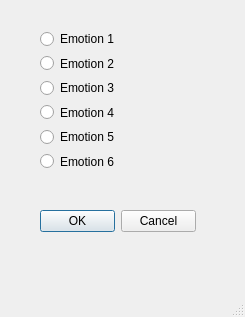
<?xml version="1.0" encoding="UTF-8"?>
<ui version="4.0">
 <class>MainWindow</class>
 <widget class="QMainWindow" name="MainWindow">
  <property name="geometry">
   <rect>
    <x>0</x>
    <y>0</y>
    <width>245</width>
    <height>317</height>
   </rect>
  </property>
  <property name="windowTitle">
   <string>MainWindow</string>
  </property>
  <widget class="QWidget" name="centralwidget">
   <widget class="QWidget" name="formLayoutWidget">
    <property name="geometry">
     <rect>
      <x>40</x>
      <y>30</y>
      <width>161</width>
      <height>141</height>
     </rect>
    </property>
    <layout class="QFormLayout" name="formLayout">
     <item row="0" column="0">
      <widget class="QRadioButton" name="radioButton_5">
       <property name="text">
        <string>Emotion 1</string>
       </property>
      </widget>
     </item>
     <item row="1" column="0">
      <widget class="QRadioButton" name="radioButton">
       <property name="text">
        <string>Emotion 2</string>
       </property>
      </widget>
     </item>
     <item row="3" column="0">
      <widget class="QRadioButton" name="radioButton_3">
       <property name="text">
        <string>Emotion 4</string>
       </property>
      </widget>
     </item>
     <item row="4" column="0">
      <widget class="QRadioButton" name="radioButton_4">
       <property name="text">
        <string>Emotion 5</string>
       </property>
      </widget>
     </item>
     <item row="5" column="0">
      <widget class="QRadioButton" name="radioButton_6">
       <property name="text">
        <string>Emotion 6</string>
       </property>
      </widget>
     </item>
     <item row="2" column="0">
      <widget class="QRadioButton" name="radioButton_2">
       <property name="text">
        <string>Emotion 3</string>
       </property>
      </widget>
     </item>
    </layout>
   </widget>
   <widget class="QDialogButtonBox" name="buttonBox">
    <property name="geometry">
     <rect>
      <x>40</x>
      <y>210</y>
      <width>156</width>
      <height>23</height>
     </rect>
    </property>
    <property name="standardButtons">
     <set>QDialogButtonBox::Cancel|QDialogButtonBox::Ok</set>
    </property>
   </widget>
  </widget>
  <widget class="QMenuBar" name="menubar">
   <property name="geometry">
    <rect>
     <x>0</x>
     <y>0</y>
     <width>245</width>
     <height>21</height>
    </rect>
   </property>
  </widget>
  <widget class="QStatusBar" name="statusbar"/>
 </widget>
 <resources/>
 <connections/>
</ui>
